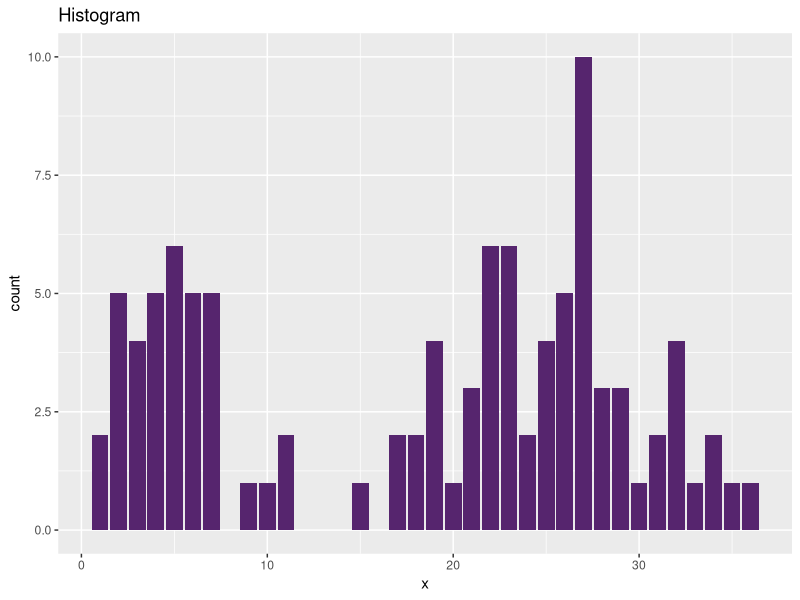
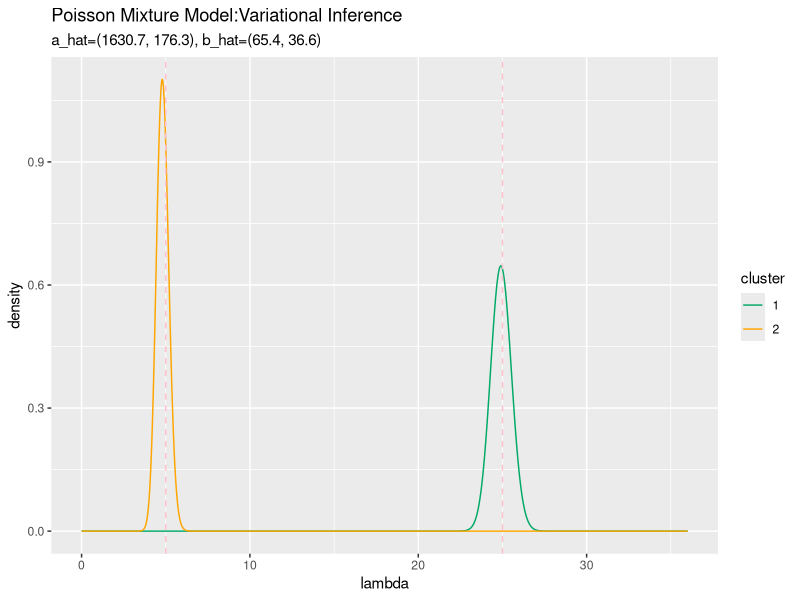
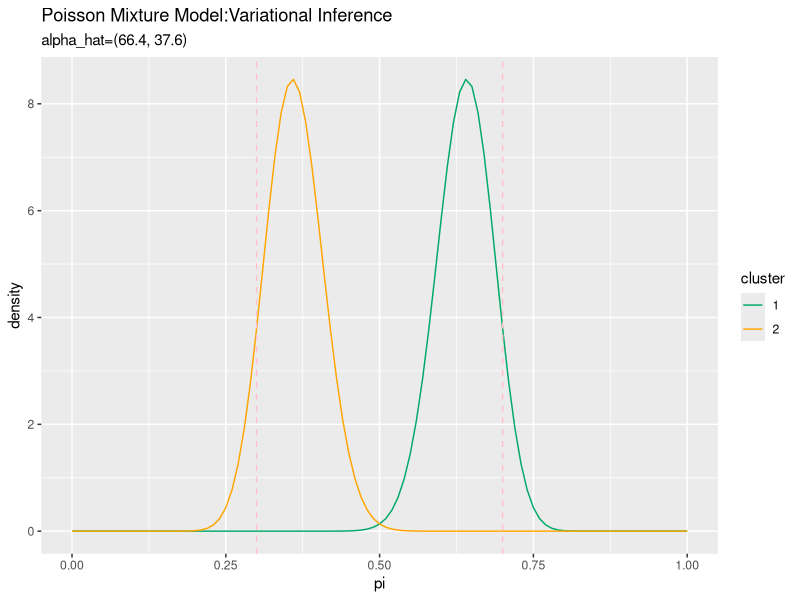
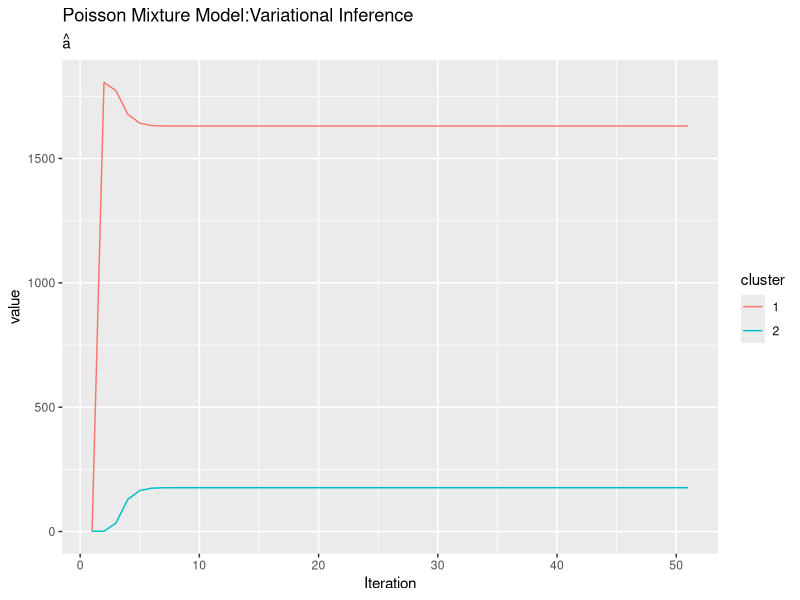
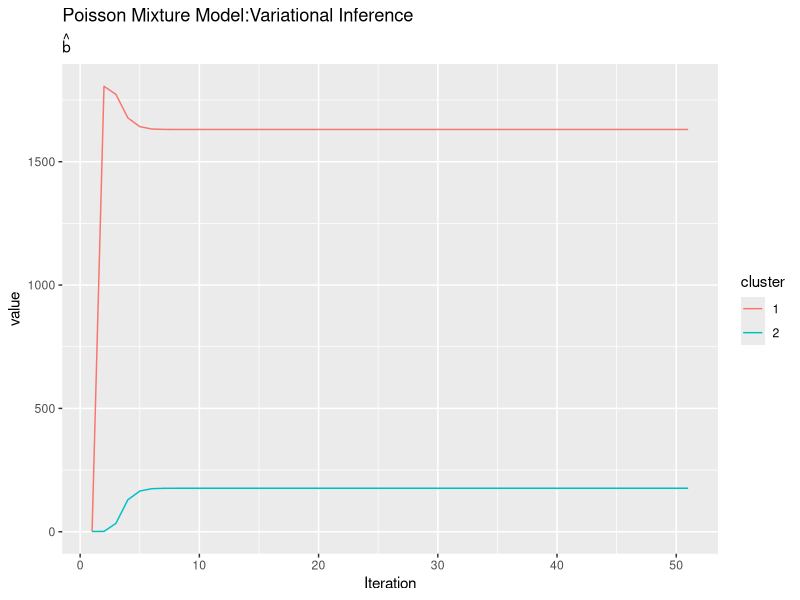
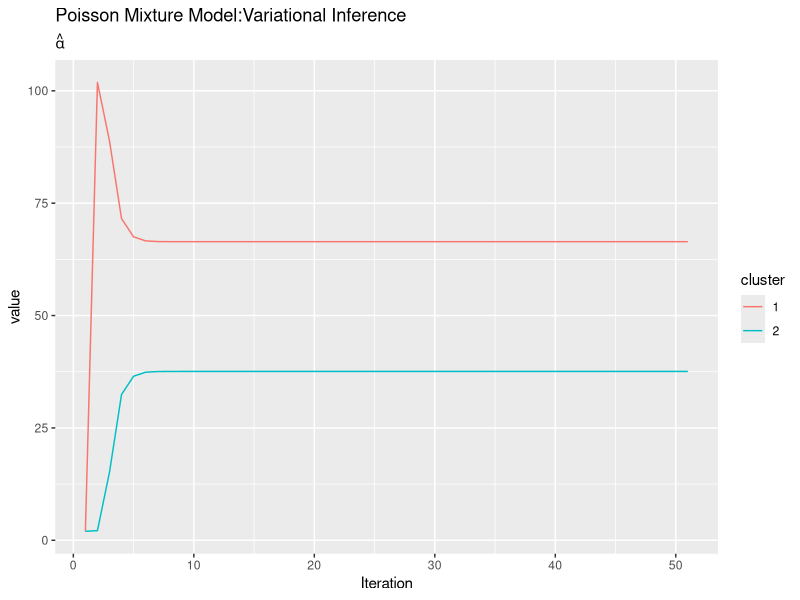

Reproduce these figures in R, in order.

# 4.3.3 ポアソン混合モデルにおける変分推論 -------------------------------------------------

# 利用パッケージ
library(tidyverse)
library(gganimate)


# 真の観測モデルの設定 ----------------------------------------------------------------

# (観測)データ数を指定
N <- 100

# 真のパラメータを指定
lambda_truth <- c(5, 25)
pi_truth <- c(0.3, 0.7)

# クラスタ数
K <- length(lambda_truth)

# クラスタ(潜在変数)を生成
s_nk <- rmultinom(n =  N, size = 1, prob = pi_truth) %>% 
  t()

# (観測)データXを生成
x_n <- rpois(n = N, lambda = apply(lambda_truth^t(s_nk), 2, prod))

# 観測データを確認
summary(x_n)
tibble(x = x_n) %>% 
  ggplot(aes(x = x)) + 
    geom_bar(fill = "#56256E") + 
    labs(title = "Histogram")


# パラメータの設定 ----------------------------------------------------------------

# 試行回数
MaxIter <- 50

# ハイパーパラメータa,bの初期値を指定
a <- 1
b <- 1

# lambda(の期待値)の初期値をランダムに設定
tmp_lambda <- seq(0, 1, by = 0.01) %>% 
  sample(size = K, replace = TRUE)
E_lambda_k    <- tmp_lambda / sum(tmp_lambda) # 正規化
E_ln_lambda_k <- log(E_lambda_k) # 対数をとる

# ハイパーパラメータalphaの初期値を指定
alpha_k <- rep(2, K)

# pi(の対数をとった期待値)の初期値をランダムに設定
tmp_pi <- seq(0, 1, by = 0.01) %>% 
  sample(size = K, replace = TRUE)
E_ln_pi_k <- tmp_pi / sum(tmp_pi) %>% # 正規化
  log() # 対数をとる


# 変分推論 --------------------------------------------------------------------

# 受け皿を用意
eta_nk <- matrix(0, nrow = N, ncol = K)
E_s_nk <- matrix(0, nrow = N, ncol = K)
hat_a_k <- rep(0, K)
hat_b_k <- rep(0, K)

# ハイパーパラメータの推定値の推移の確認用
trace_a <- matrix(0, nrow = MaxIter + 1, ncol = K)
trace_b <- matrix(0, nrow = MaxIter + 1, ncol = K)
trace_alpha <- matrix(0, nrow = MaxIter + 1, ncol = K)
# 初期値を代入
trace_a[1, ] <- a
trace_b[1, ] <- b
trace_alpha[1, ] <- alpha_k

for(i in 1:MaxIter) {
  
  for(n in 1:N) {
    
    # パラメータeta_nを計算:式(4.51)
    tmp_eta <- exp(x_n[n] * E_ln_lambda_k - E_lambda_k + E_ln_pi_k)
    eta_nk[n, ] <- tmp_eta / sum(tmp_eta) # 正規化
    
    # s_nkの期待値を計算:式(4.59)
    E_s_nk[n, ] <- eta_nk[n, ]
  }
  
  for(k in 1:K) {
    
    # ハイパーパラメータa_hat_k,b_hat_kを計算:式(4.55)
    hat_a_k[k] <- sum(E_s_nk[, k] * x_n) + a
    hat_b_k[k] <- sum(E_s_nk[, k]) + b
    
    # (対数をとった)lambda_kの期待値を計算:式(4.60),(4.61)
    E_lambda_k[k] <- hat_a_k[k] / hat_b_k[k]
    E_ln_lambda_k[k] <- digamma(hat_a_k[k]) - log(hat_b_k[k])
  }
  
  # ハイパーパラメータalpha_hatを計算:式(4.58)
  hat_alpha_k <- apply(E_s_nk, 2, sum) + alpha_k
  
  # 対数をとったpiの期待値を計算:式(4.62)
  E_ln_pi_k <- digamma(hat_alpha_k) - digamma(sum(hat_alpha_k))
  
  # 推移の確認用に推定結果を保存
  trace_a[i + 1, ] <- hat_a_k
  trace_b[i + 1, ] <- hat_b_k
  trace_alpha[i + 1, ] <- hat_alpha_k
}


# 結果の確認 -------------------------------------------------------------------

## lambdaの近似事後分布
# 作図用のデータフレームを作成
lambda_df <- tibble()
for(k in 1:K) {
  # データフレームに変換
  tmp_lambda_df <- tibble(
    lambda = seq(0, max(x_n), by = 0.01), 
    density = dgamma(lambda, shape = hat_a_k[k], rate = hat_b_k[k]), 
    cluster = as.factor(k)
  )
  # 結合
  lambda_df <- rbind(lambda_df, tmp_lambda_df)
}

# 作図
ggplot(lambda_df, aes(lambda, density, color = cluster)) + 
  geom_line() + # 折れ線グラフ
  scale_color_manual(values = c("#00A968", "orange")) + # グラフの色(不必要)
  geom_vline(xintercept = lambda_truth, color = "pink", linetype = "dashed") + # 垂直線
  labs(title = "Poisson Mixture Model:Variational Inference", 
       subtitle = paste0("a_hat=(", paste0(round(hat_a_k, 1), collapse = ", "), 
                         "), b_hat=(", paste0(round(hat_b_k, 1), collapse = ", "), ")")) # ラベル


## piの近似事後分布(K=2のときのみ可能)
# 作図用のデータフレームを作成
pi_df <- tibble()
for(k in 1:K) {
  # データフレームに変換
  tmp_pi_df <- tibble(
    pi = seq(0, 1, by = 0.01), 
    density = dbeta(pi, shape1 = hat_alpha_k[k], shape2 = hat_alpha_k[2 / k]), 
    cluster = as.factor(k)
  )
  # 結合
  pi_df <- rbind(pi_df, tmp_pi_df)
}

# 作図
ggplot(pi_df, aes(pi, density, color = cluster)) + 
  geom_line() + # 折れ線グラフ
  scale_color_manual(values = c("#00A968", "orange")) + # グラフの色(不必要)
  geom_vline(xintercept = pi_truth, color = "pink", linetype = "dashed") + # 垂直線
  labs(title = "Poisson Mixture Model:Variational Inference", 
       subtitle = paste0("alpha_hat=(", paste0(round(hat_alpha_k, 1), collapse = ", "), ")")) # ラベル



# パラメータの推移の確認 -------------------------------------------------------------

## lambdaの近似事後分布
# 作図用のデータフレームを作成
trace_lambda_long <- tibble()
for(i in 1:(MaxIter + 1)) {
  for(k in 1:K) {
    # データフレームに変換
    tmp_lambda_df <- tibble(
      lambda = seq(0, max(x_n), by = 0.01), 
      density = dgamma(lambda, shape = trace_a[i, k], rate = trace_b[i, k]), 
      cluster = as.factor(k), 
      Iteration = i - 1
    )
    # 結合
    trace_lambda_long <- rbind(trace_lambda_long, tmp_lambda_df)
  }
}

# 作図
graph_lambda <- ggplot(trace_lambda_long, aes(lambda, density, color = cluster)) + 
  geom_line() + # 折れ線グラフ
  scale_color_manual(values = c("#00A968", "orange")) + # グラフの色(不必要)
  geom_vline(xintercept = lambda_truth, color = "pink", linetype = "dashed") + # 垂直線
  transition_manual(Iteration) + # フレーム
  labs(title = "Poisson Mixture Model:Variational Inference", 
       subtitle = "i={current_frame}") # ラベル
  
# gif画像を作成
animate(graph_lambda, nframes = MaxIter + 1, fps = 5)


## piの近似事後分布(K=2のときのみ可)
# 作図用のデータフレームを作成
trace_pi_long <- tibble()
for(i in 1:(MaxIter + 1)) {
  for(k in 1:K) {
    # データフレームに変換
    tmp_pi_df <- tibble(
      pi = seq(0, 1, by = 0.01), 
      density = dbeta(pi, shape1 = trace_alpha[i, k], shape2 = trace_alpha[i, 2 / k]), 
      cluster = as.factor(k), 
      Iteration = i - 1
    )
    # 結合
    trace_pi_long <- rbind(trace_pi_long, tmp_pi_df)
  }
}

# 作図
graph_pi <- ggplot(trace_pi_long, aes(pi, density, color = cluster)) + 
  geom_line() + # 折れ線グラフ
  scale_color_manual(values = c("#00A968", "orange")) + # グラフの色(不必要)
  geom_vline(xintercept = pi_truth, color = "pink", linetype = "dashed") + # 垂直線
  transition_manual(Iteration) + # フレーム
  labs(title = "Poisson Mixture Model:Variational Inference", 
       subtitle = "i={current_frame}") # ラベル

# gif画像を作成
animate(graph_pi, nframes = MaxIter + 1, fps = 5)



# ハイパーパラメータの推移の確認 ---------------------------------------------------------

## lambdaのパラメータa
# データフレームに変換
trace_a_wide <- cbind(
  as.data.frame(trace_a), 
  Iteration = 1:(MaxIter + 1)
)

# long型に変換
trace_a_long <- pivot_longer(
  trace_a_wide, 
  cols = -Iteration, 
  names_to = "cluster", 
  names_prefix = "V", 
  names_ptypes = list(cluster = factor()), 
  values_to = "value"
)

# 作図
ggplot(trace_a_long, aes(Iteration, value, color = cluster)) + 
  geom_line() + 
  labs(title = "Poisson Mixture Model:Variational Inference", 
       subtitle = expression(hat(a)))


## lambdaのパラメータb
# データフレームに変換
trace_b_wide <- cbind(
  as.data.frame(trace_a), 
  Iteration = 1:(MaxIter + 1)
)

# long型に変換
trace_b_long <- pivot_longer(
  trace_b_wide, 
  cols = -Iteration, 
  names_to = "cluster", 
  names_prefix = "V", 
  names_ptypes = list(cluster = factor()), 
  values_to = "value"
)

# 作図
ggplot(trace_b_long, aes(Iteration, value, color = cluster)) + 
  geom_line() + 
  labs(title = "Poisson Mixture Model:Variational Inference", 
       subtitle = expression(hat(b)))


## piのパラメータ
# データフレームに変換
trace_alpha_wide <- cbind(
  as.data.frame(trace_alpha), 
  Iteration = 1:(MaxIter + 1)
)

# long型に変換
trace_alpha_long <- pivot_longer(
  trace_alpha_wide, 
  cols = -Iteration, 
  names_to = "cluster", 
  names_prefix = "V", 
  names_ptypes = list(cluster = factor()), 
  values_to = "value"
)

# 作図
ggplot(trace_alpha_long, aes(Iteration, value, color = cluster)) + 
  geom_line() + 
  labs(title = "Poisson Mixture Model:Variational Inference", 
       subtitle = expression(hat(alpha)))
